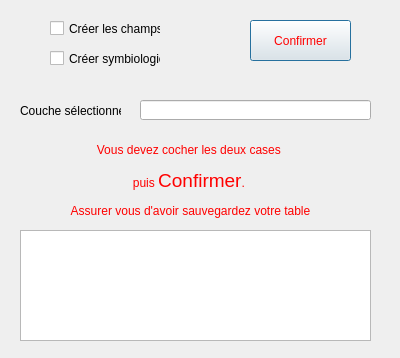
<?xml version="1.0" encoding="UTF-8"?>
<ui version="4.0">
 <class>ConfigDialog</class>
 <widget class="QDialog" name="ConfigDialog">
  <property name="geometry">
   <rect>
    <x>0</x>
    <y>0</y>
    <width>400</width>
    <height>358</height>
   </rect>
  </property>
  <property name="windowTitle">
   <string>Configuration</string>
  </property>
  <property name="windowIcon">
   <iconset>
    <normaloff>icons/icon2.png</normaloff>icons/icon2.png</iconset>
  </property>
  <widget class="QCheckBox" name="checkBoxChamps">
   <property name="geometry">
    <rect>
     <x>50</x>
     <y>20</y>
     <width>111</width>
     <height>17</height>
    </rect>
   </property>
   <property name="toolTip">
    <string>&lt;html&gt;&lt;head/&gt;&lt;body&gt;&lt;p&gt;champs nécessaires au plugin&lt;/p&gt;&lt;/body&gt;&lt;/html&gt;</string>
   </property>
   <property name="text">
    <string>Créer les champs</string>
   </property>
  </widget>
  <widget class="QCheckBox" name="checkBoxSymbio">
   <property name="geometry">
    <rect>
     <x>50</x>
     <y>50</y>
     <width>111</width>
     <height>17</height>
    </rect>
   </property>
   <property name="toolTip">
    <string>&lt;html&gt;&lt;head/&gt;&lt;body&gt;&lt;p&gt;Légende et couleurs&lt;/p&gt;&lt;/body&gt;&lt;/html&gt;</string>
   </property>
   <property name="text">
    <string>Créer symbiologie</string>
   </property>
  </widget>
  <widget class="QPushButton" name="btnConfirm">
   <property name="geometry">
    <rect>
     <x>250</x>
     <y>20</y>
     <width>101</width>
     <height>41</height>
    </rect>
   </property>
   <property name="toolTip">
    <string>&lt;html&gt;&lt;head/&gt;&lt;body&gt;&lt;p&gt;Validation&lt;/p&gt;&lt;/body&gt;&lt;/html&gt;</string>
   </property>
   <property name="styleSheet">
    <string notr="true">font: bold 11pt &quot;MS Shell Dlg 2&quot;; color : red</string>
   </property>
   <property name="text">
    <string>Confirmer</string>
   </property>
  </widget>
  <widget class="QLabel" name="label">
   <property name="geometry">
    <rect>
     <x>30</x>
     <y>140</y>
     <width>321</width>
     <height>81</height>
    </rect>
   </property>
   <property name="styleSheet">
    <string notr="true">font: bold 11pt &quot;Garamond&quot;; color : red</string>
   </property>
   <property name="text">
    <string>&lt;html&gt;&lt;head/&gt;&lt;body&gt;&lt;p align=&quot;center&quot;&gt;Vous devez cocher les deux cases &lt;/p&gt;&lt;p align=&quot;center&quot;&gt;puis &lt;span style=&quot; font-size:14pt;&quot;&gt;Confirmer&lt;/span&gt;. &lt;/p&gt;&lt;p align=&quot;center&quot;&gt;Assurer vous d'avoir sauvegardez votre table&lt;/p&gt;&lt;/body&gt;&lt;/html&gt;</string>
   </property>
  </widget>
  <widget class="QLineEdit" name="lineLayer">
   <property name="geometry">
    <rect>
     <x>140</x>
     <y>100</y>
     <width>231</width>
     <height>20</height>
    </rect>
   </property>
   <property name="styleSheet">
    <string notr="true">font: 12pt &quot;Garamond&quot;;</string>
   </property>
  </widget>
  <widget class="QLabel" name="label_2">
   <property name="geometry">
    <rect>
     <x>20</x>
     <y>100</y>
     <width>101</width>
     <height>21</height>
    </rect>
   </property>
   <property name="text">
    <string>Couche sélectionnée :</string>
   </property>
  </widget>
  <widget class="QTextEdit" name="textEditChamps">
   <property name="geometry">
    <rect>
     <x>20</x>
     <y>230</y>
     <width>351</width>
     <height>111</height>
    </rect>
   </property>
   <property name="toolTip">
    <string>&lt;html&gt;&lt;head/&gt;&lt;body&gt;&lt;p&gt;Liste des champs qui vont être créés&lt;/p&gt;&lt;/body&gt;&lt;/html&gt;</string>
   </property>
  </widget>
 </widget>
 <resources/>
 <connections/>
</ui>
